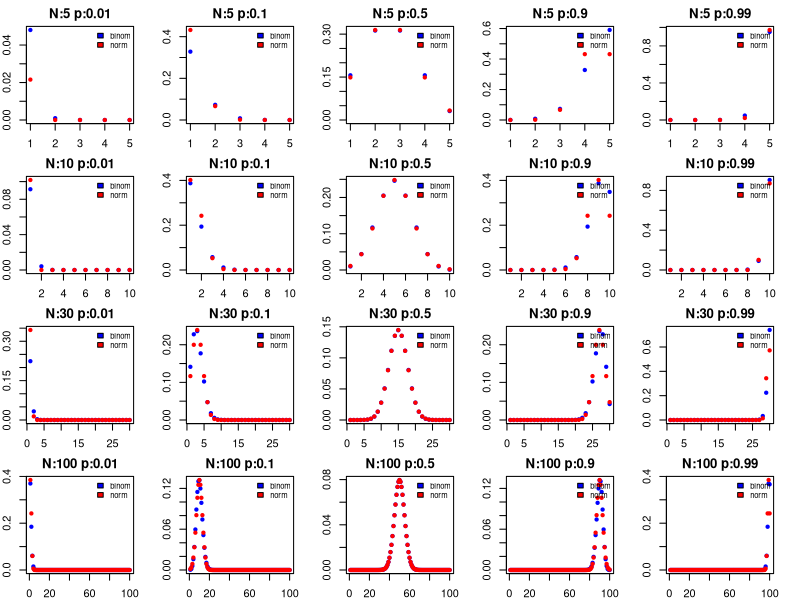

R code for this plot:
# code for HarvardX: PH525.3x Advanced Statistics for the Life Sciences - week 4

# Question 4.1.1
dbinom(2, 4, 0.49)

# Question 4.1.2
dbinom(4, 10, 0.49)

sum(dbinom(11:20, 20, 0.4))
pbinom(10, 20, 0.4, lower.tail=F)

1-(1-1/175223510)^189000000
1-dbinom(0, 189000000, 1/175223510)

1-dbinom(0, 189000000, 1/175223510)-dbinom(1, 189000000, 1/175223510)
pbinom(1, 189000000, 1/175223510, lower.tail=F)


# Question 4.1.3
sum(dbinom(8:9, 20, 0.4))
pbinom(9, 20, 0.4)-pbinom(7, 20, 0.4)

sd <- sqrt(20*0.4*0.6)
pnorm(9, 8, sd=sd) - pnorm(7, 8, sd=sd)


# Question 4.1.4
binomProb <- pbinom(450, 1000, 0.4)-pbinom(350, 1000, 0.4)

sd <- sqrt(1000*0.4*0.6)
normProb <- pnorm(450, 400, sd=sd) - pnorm(350, 400, sd=sd)

abs(normProb - binomProb)


# Question 4.1.5
pdf("binomNormApprox.pdf")
par(mfrow=c(4, 5), mar=c(2,2,2,2))

for(N in c(5,10,30,100)) {
    for(p in c(0.01,0.10,0.5,0.9,0.99)) {
        exact <- dbinom(1:N, N, p)
        
        a <- (1:N + 0.5 - N*p)/sqrt(N*p*(1-p))
        b <- (1:N -0.5 - N*p)/sqrt(N*p*(1-p))
        approx = pnorm(a) - pnorm(b)
        
        plot(exact, col="blue", ylim=c(0, max(c(exact, approx))),
             main=sprintf("N:%s p:%s", N, p), pch=20)
        points(approx, col="red", pch=20)
        legend("topright", legend=c("binom","norm"), fill=c("blue","red"),
               cex=0.7, bty="n")
    }
}
dev.off()


# Question 4.1.6
N <- 189000000
p <- 1/175223510
dbinom(2,N,p)
dpois(2, N*p)

1 - dpois(0, N*p) - dpois(1, N*p)
